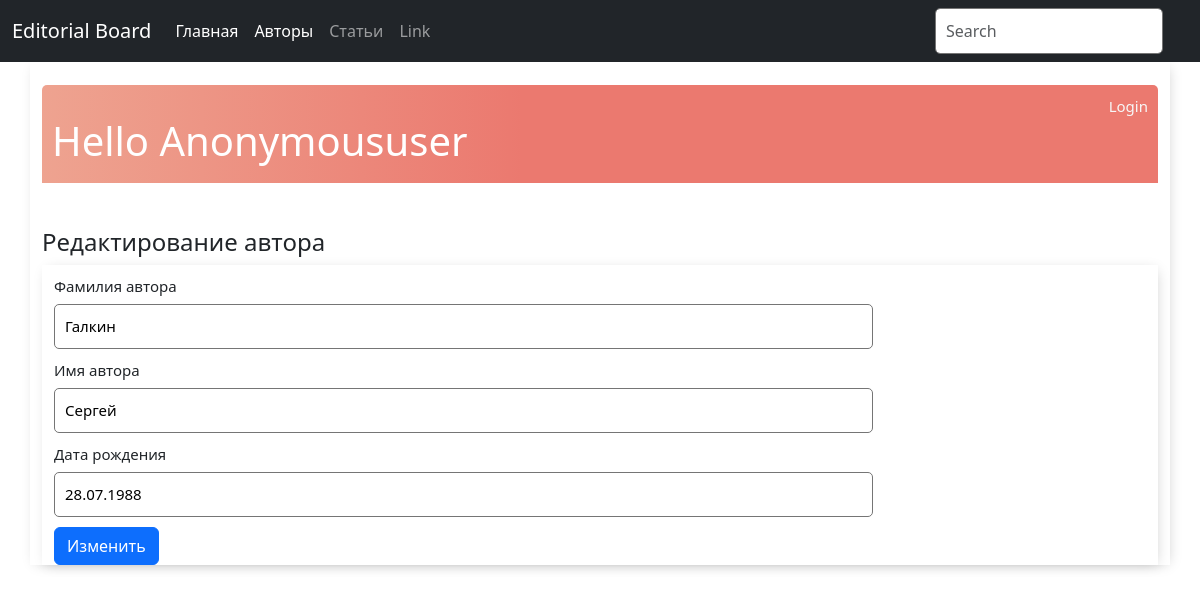
The app's page /edit_author/2/ with its own data.
### base/models.py (models this page shows, shortened)
class Person(models.Model):
    last_name = models.CharField(max_length=100, verbose_name="Фамилия автора")
    first_name = models.CharField(max_length=100, verbose_name="Имя автора")
    date_of_birth = models.DateField(verbose_name="Дата рождения", null=True, blank=True)
    class Meta:
        abstract = True

class Author(Person):
    pass

### base/views.py (the view)
# urls.py: path('edit_author/<int:pk>/', views.edit_author, name='edit_author'),
def edit_author(request, pk):
    author = get_object_or_404(Author, pk=pk)
    if request.method == 'POST':
        form = AuthorForm(request.POST, instance=author)
        if form.is_valid():
            form.save()
            return redirect('author_list')
    else:
        form = AuthorForm(instance=author)
    context = {
        'form': form,
        'header': 'Редактирование автора'
    }
    return render(request, 'edit_author.html', context)

### base/forms.py
class AuthorForm(forms.ModelForm):
    class Meta:
        model = Author
        fields = ('last_name', 'first_name', 'date_of_birth')

### base/templates/edit_author.html (shortened to what this page needs)
{% extends 'base.html' %}
{% block content %}
<br>
<div class="header-bar">
    <div>
        <br>
        <h1>Hello {{ request.user|title }}</h1>
    </div>
    {% if request.user.is_authenticated %}
    <a href="{% url 'logout' %}">Logout</a>
    {% else %}
    <a href="{% url 'login' %}">Login</a>
    {% endif %}
</div>
<br><br>
<h4> {{ header }}</h4>
<div class="container">
    <form  method="POST">
        {%  for field in form  %}
        <div class="form group">
            <label for="id_{{ field.last_name }}" class="col-2 col-form-label">{{ field.label }}</label>
            <div class="col-10">
                {{ field }}
            </div>
        </div>
        {%  endfor %}
        <div class="button-container">
            <button type="submit" class="btn btn-primary" name="button">Изменить</button>
        </div>
    </form>
</div>
{% endblock content %}

### base/static/css/styles.css (style rules this page uses)
body { background: #FAFAFA; font-family: 'Nunito Sans', sans-serif; }
.container { max-width: 550px; font-size: 15px; margin: auto; background: #ffff; -webkit-box-shadow: 2px 2px 13px -4px rgba(0, 0, 0, 0.21); box-shadow: 2px 2px 13px -4px rgba(0, 0, 0, 0.21); }
input { outline: none; border: none; }
.header-bar { display: flex; justify-content: space-between; color: #fff; padding: 10px; border-radius: 5px 5px 0 0; background: linear-gradient(90deg, #EEA390 0%, #EB796F 43%, #EB796F 100%); }
.header-bar a { color: rgb(247, 247, 247); text-decoration: none; }
input[type=text], input[type=password], textarea { border: 1px solid #757575; border-radius: 5px; padding: 10px; width: 90%; }
label { padding-top: 10px !important; display: block; }
::placeholder { font-weight: 300; opacity: 0.5; }
.button-container { margin-top: 10px; }

### records on screen
Author: form "Галкин" "Сергей" "28.07.1988"

### other values on screen
{{ request.user|title }} "Anonymoususer"
{{ header }} "Редактирование автора"
{{ field.label }} "Фамилия автора" "Имя автора" "Дата рождения"
